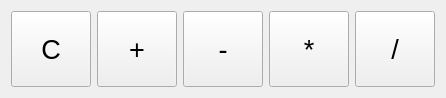
<?xml version="1.0" encoding="UTF-8"?>
<ui version="4.0">
 <class>OperationsWidget</class>
 <widget class="QWidget" name="OperationsWidget">
  <property name="geometry">
   <rect>
    <x>0</x>
    <y>0</y>
    <width>442</width>
    <height>98</height>
   </rect>
  </property>
  <property name="windowTitle">
   <string>Form</string>
  </property>
  <layout class="QHBoxLayout" name="horizontalLayout">
   <item>
    <widget class="QPushButton" name="buttonC">
     <property name="enabled">
      <bool>true</bool>
     </property>
     <property name="sizePolicy">
      <sizepolicy hsizetype="Minimum" vsizetype="Preferred">
       <horstretch>0</horstretch>
       <verstretch>0</verstretch>
      </sizepolicy>
     </property>
     <property name="font">
      <font>
       <pointsize>20</pointsize>
      </font>
     </property>
     <property name="cursor">
      <cursorShape>PointingHandCursor</cursorShape>
     </property>
     <property name="text">
      <string>C</string>
     </property>
    </widget>
   </item>
   <item>
    <widget class="QPushButton" name="buttonPlus">
     <property name="sizePolicy">
      <sizepolicy hsizetype="Minimum" vsizetype="Preferred">
       <horstretch>0</horstretch>
       <verstretch>0</verstretch>
      </sizepolicy>
     </property>
     <property name="font">
      <font>
       <pointsize>20</pointsize>
      </font>
     </property>
     <property name="cursor">
      <cursorShape>PointingHandCursor</cursorShape>
     </property>
     <property name="text">
      <string>+</string>
     </property>
    </widget>
   </item>
   <item>
    <widget class="QPushButton" name="buttonMinus">
     <property name="sizePolicy">
      <sizepolicy hsizetype="Minimum" vsizetype="Preferred">
       <horstretch>0</horstretch>
       <verstretch>0</verstretch>
      </sizepolicy>
     </property>
     <property name="font">
      <font>
       <pointsize>20</pointsize>
      </font>
     </property>
     <property name="cursor">
      <cursorShape>PointingHandCursor</cursorShape>
     </property>
     <property name="text">
      <string>-</string>
     </property>
    </widget>
   </item>
   <item>
    <widget class="QPushButton" name="buttonMul">
     <property name="sizePolicy">
      <sizepolicy hsizetype="Minimum" vsizetype="Preferred">
       <horstretch>0</horstretch>
       <verstretch>0</verstretch>
      </sizepolicy>
     </property>
     <property name="font">
      <font>
       <pointsize>20</pointsize>
      </font>
     </property>
     <property name="cursor">
      <cursorShape>PointingHandCursor</cursorShape>
     </property>
     <property name="text">
      <string>*</string>
     </property>
    </widget>
   </item>
   <item>
    <widget class="QPushButton" name="buttonDel">
     <property name="sizePolicy">
      <sizepolicy hsizetype="Minimum" vsizetype="Preferred">
       <horstretch>0</horstretch>
       <verstretch>0</verstretch>
      </sizepolicy>
     </property>
     <property name="font">
      <font>
       <pointsize>20</pointsize>
      </font>
     </property>
     <property name="cursor">
      <cursorShape>PointingHandCursor</cursorShape>
     </property>
     <property name="text">
      <string>/</string>
     </property>
    </widget>
   </item>
  </layout>
 </widget>
 <resources/>
 <connections/>
</ui>
